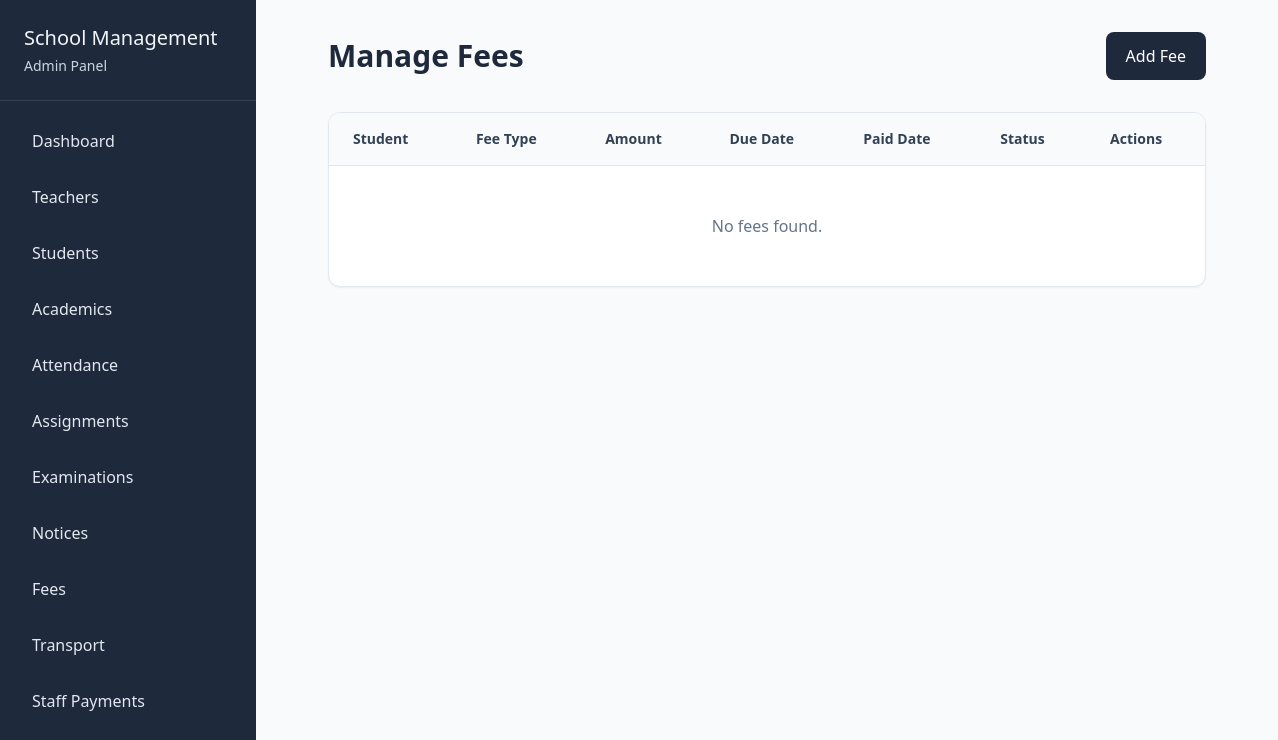
The page /fees/manage/ on the database as committed earlier.
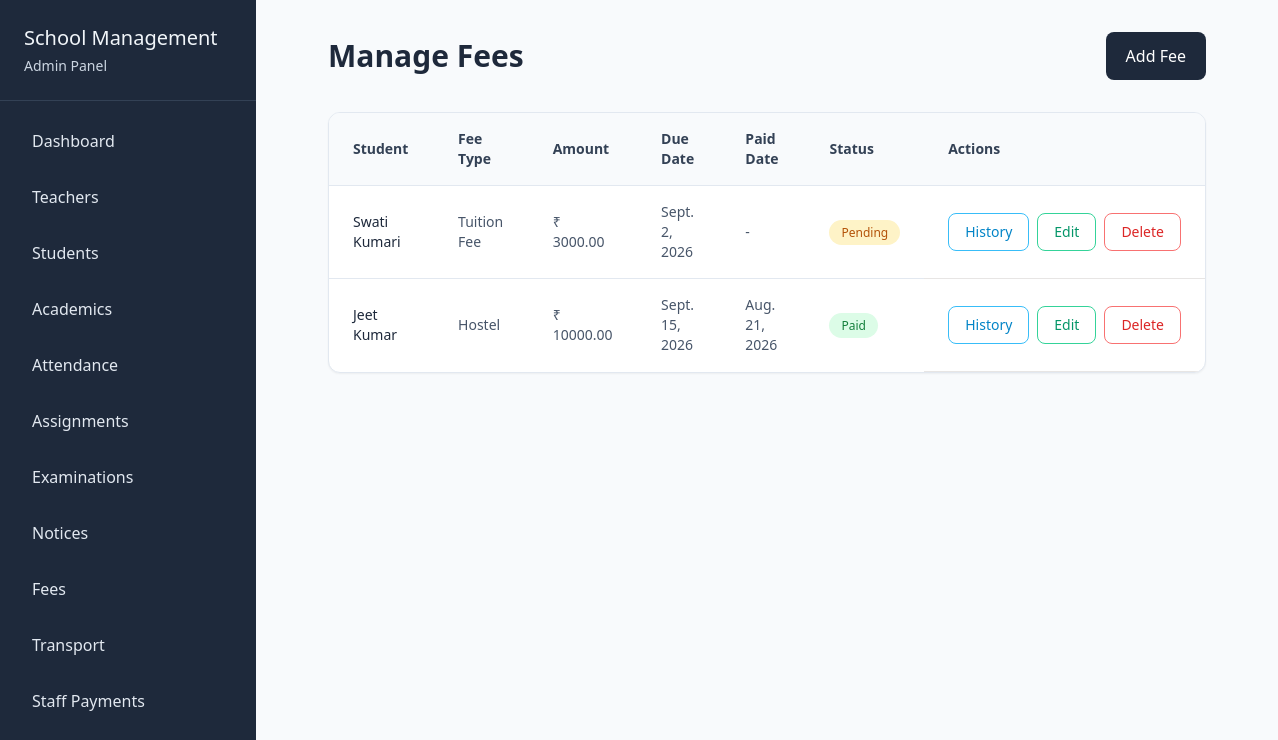
The same page on the database as committed later.
### fees/models.py (models this page shows, shortened)
class Fee(models.Model):
    student = models.ForeignKey(Student, on_delete=models.CASCADE)
    fee_type = models.CharField(max_length=100)
    amount = models.DecimalField(max_digits=10 , decimal_places=2)
    due_date = models.DateField()
    paid_date = models.DateField(null=True, blank=True)
    status = models.CharField(max_length=100, default="Pending")

### students/models.py (models this page shows)
class Student(models.Model):
    GENDER_CHOICES = (
        ('Male', "Male"),
        ('Female', "Female"),
        ('other', "other")
    )
    user = models.OneToOneField(User, on_delete=models.CASCADE)
    cover_image = models.ImageField(upload_to='student_covers/', null=True, blank=True)
    admission_number = models.CharField(max_length=30)
    phone = models.CharField(max_length=15, null=True, blank=True)
    address = models.TextField()
    date_of_birth = models.DateField()
    gender = models.CharField(max_length=10, choices=GENDER_CHOICES)
    admission_date = models.DateField()
    parent_name = models.CharField(max_length=100)
    parent_phone = models.CharField(max_length=15)
    schoolclass = models.ForeignKey(SchoolClass, on_delete=models.CASCADE, null=True,blank=True)
    section = models.ForeignKey(Section, on_delete=models.CASCADE, null=True,blank=True)
    def __str__(self):
        return self.user.get_full_name()

### fees/views.py (the view)
# urls.py: path("manage/", views.manage_fees, name="manage_fees"),
def manage_fees(req):
    data = {
        "fees" : Fee.objects.all()
    }
    return render(req, "fees/manage_fees.html", data)

### fees/templates/fees/manage_fees.html (shortened to what this page needs)
{% extends 'school_admin/base.html' %}
{% block content %}
<div class="flex-1 p-8">
    <div class="px-10">
        <div class="flex items-center justify-between mb-8">
            <h1 class="text-3xl font-semibold text-slate-800">Manage Fees</h1>
            <a href="{% url 'insert_fee' %}" class="px-5 py-3 rounded-lg bg-slate-800 text-white font-medium hover:bg-slate-700">Add Fee</a>
        </div>
        <div class="bg-white rounded-xl border border-slate-200 shadow-sm overflow-hidden">
            <div class="overflow-x-auto">
                <table class="w-full">
                    <thead class="bg-slate-50 border-b border-slate-200">
                        <tr>
                            <th class="text-left px-6 py-4 text-sm font-semibold text-slate-700">Student</th>
                            <th class="text-left px-6 py-4 text-sm font-semibold text-slate-700">Fee Type</th>
                            <th class="text-left px-6 py-4 text-sm font-semibold text-slate-700">Amount</th>
                            <th class="text-left px-6 py-4 text-sm font-semibold text-slate-700">Due Date</th>
                            <th class="text-left px-6 py-4 text-sm font-semibold text-slate-700">Paid Date</th>
                            <th class="text-left px-6 py-4 text-sm font-semibold text-slate-700">Status</th>
                            <th class="text-left px-6 py-4 text-sm font-semibold text-slate-700">Actions</th>
                        </tr>
                    </thead>
                    <tbody class="divide-y divide-slate-200">
                        {% for fee in fees %}
                        <tr class="hover:bg-slate-50">
                            <td class="px-6 py-4 text-sm font-medium text-slate-800">{{ fee.student }}</td>
                            <td class="px-6 py-4 text-sm text-slate-600">{{ fee.fee_type }}</td>
                            <td class="px-6 py-4 text-sm text-slate-600">₹ {{ fee.amount }}</td>
                            <td class="px-6 py-4 text-sm text-slate-600">{{ fee.due_date }}</td>
                            <td class="px-6 py-4 text-sm text-slate-600">
                                {% if fee.paid_date %}
                                    {{ fee.paid_date }}
                                {% else %}
                                    -
                                {% endif %}
                            </td>
                            <td class="px-6 py-4 text-sm">
                                {% if fee.status == "Paid" %}
                                    <span class="px-3 py-1 rounded-full text-xs font-medium bg-green-100 text-green-700">Paid</span>
                                {% else %}
                                    <span class="px-3 py-1 rounded-full text-xs font-medium bg-amber-100 text-amber-700">Pending</span>
                                {% endif %}
                            </td>
                            <td class="px-6 py-4 border-b border-stone-200">
                                <div class="flex gap-2">
                                    <a href="{% url "fees_history" fee.id %}" class="px-4 py-2 text-sm border border-sky-400 rounded-lg text-sky-600 hover:bg-sky-100">History</a>
                                    <a href="{% url "edit_fee" fee.id %}" class="px-4 py-2 text-sm border border-emerald-400 rounded-lg text-emerald-600 hover:bg-emerald-100">Edit</a>
                                    <a href="{% url "delete_fee" fee.id %}" onclick="return confirm('Are you sure you want to delete this fee of {{ fee.student.user.first_name }} ?')" class="px-4 py-2 text-sm border border-red-400 rounded-lg text-red-600 hover:bg-red-100">Delete</a>
                                </div>
                            </td>
                        </tr>
                        {% empty %}
                        <tr>
                            <td colspan="7" class="px-6 py-12 text-center text-slate-500">No fees found.</td>
                        </tr>
                        {% endfor %}
                    </tbody>
                </table>
            </div>
        </div>
    </div>
</div>
{% endblock content %}

Rows that differ between the two databases and show on the page:
added Fee: student "Swati Kumari", fee_type "Tuition Fee", amount "3000.00", due_date "Sept. 2, 2026", status "Pending"
added Fee: student "Jeet Kumar", fee_type "Hostel", amount "10000.00", due_date "Sept. 15, 2026", paid_date "Aug. 21, 2026", status "Paid"
Other text that changed with them:
text no longer shown: "No fees found."
